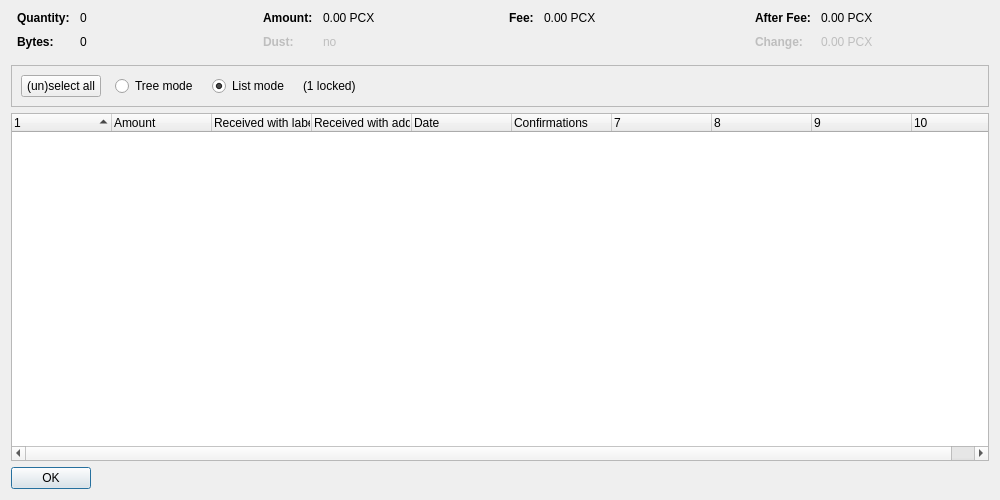
<?xml version="1.0" encoding="UTF-8"?>
<ui version="4.0">
 <class>CoinControlDialog</class>
 <widget class="QDialog" name="CoinControlDialog">
  <property name="geometry">
   <rect>
    <x>0</x>
    <y>0</y>
    <width>1000</width>
    <height>500</height>
   </rect>
  </property>
  <property name="windowTitle">
   <string>Coin Selection</string>
  </property>
  <layout class="QVBoxLayout" name="verticalLayout">
   <item>
    <layout class="QHBoxLayout" name="horizontalLayoutTop" stretch="0,0,0,0">
     <property name="topMargin">
      <number>0</number>
     </property>
     <property name="bottomMargin">
      <number>10</number>
     </property>
     <item>
      <layout class="QFormLayout" name="formLayoutCoinControl1">
       <property name="horizontalSpacing">
        <number>10</number>
       </property>
       <property name="verticalSpacing">
        <number>10</number>
       </property>
       <property name="leftMargin">
        <number>6</number>
       </property>
       <property name="rightMargin">
        <number>6</number>
       </property>
       <item row="0" column="0">
        <widget class="QLabel" name="labelCoinControlQuantityText">
         <property name="font">
          <font>
           <weight>75</weight>
           <bold>true</bold>
          </font>
         </property>
         <property name="text">
          <string>Quantity:</string>
         </property>
        </widget>
       </item>
       <item row="0" column="1">
        <widget class="QLabel" name="labelCoinControlQuantity">
         <property name="cursor">
          <cursorShape>IBeamCursor</cursorShape>
         </property>
         <property name="contextMenuPolicy">
          <enum>Qt::ActionsContextMenu</enum>
         </property>
         <property name="text">
          <string notr="true">0</string>
         </property>
         <property name="textInteractionFlags">
          <set>Qt::LinksAccessibleByMouse|Qt::TextSelectableByKeyboard|Qt::TextSelectableByMouse</set>
         </property>
        </widget>
       </item>
       <item row="1" column="0">
        <widget class="QLabel" name="labelCoinControlBytesText">
         <property name="font">
          <font>
           <weight>75</weight>
           <bold>true</bold>
          </font>
         </property>
         <property name="text">
          <string>Bytes:</string>
         </property>
        </widget>
       </item>
       <item row="1" column="1">
        <widget class="QLabel" name="labelCoinControlBytes">
         <property name="cursor">
          <cursorShape>IBeamCursor</cursorShape>
         </property>
         <property name="contextMenuPolicy">
          <enum>Qt::ActionsContextMenu</enum>
         </property>
         <property name="text">
          <string notr="true">0</string>
         </property>
         <property name="textInteractionFlags">
          <set>Qt::LinksAccessibleByMouse|Qt::TextSelectableByKeyboard|Qt::TextSelectableByMouse</set>
         </property>
        </widget>
       </item>
      </layout>
     </item>
     <item>
      <layout class="QFormLayout" name="formLayoutCoinControl2">
       <property name="horizontalSpacing">
        <number>10</number>
       </property>
       <property name="verticalSpacing">
        <number>10</number>
       </property>
       <property name="leftMargin">
        <number>6</number>
       </property>
       <property name="rightMargin">
        <number>6</number>
       </property>
       <item row="0" column="0">
        <widget class="QLabel" name="labelCoinControlAmountText">
         <property name="font">
          <font>
           <weight>75</weight>
           <bold>true</bold>
          </font>
         </property>
         <property name="text">
          <string>Amount:</string>
         </property>
        </widget>
       </item>
       <item row="0" column="1">
        <widget class="QLabel" name="labelCoinControlAmount">
         <property name="cursor">
          <cursorShape>IBeamCursor</cursorShape>
         </property>
         <property name="contextMenuPolicy">
          <enum>Qt::ActionsContextMenu</enum>
         </property>
         <property name="text">
          <string notr="true">0.00 PCX</string>
         </property>
         <property name="textInteractionFlags">
          <set>Qt::LinksAccessibleByMouse|Qt::TextSelectableByKeyboard|Qt::TextSelectableByMouse</set>
         </property>
        </widget>
       </item>
       <item row="1" column="0">
        <widget class="QLabel" name="labelCoinControlLowOutputText">
         <property name="enabled">
          <bool>false</bool>
         </property>
         <property name="font">
          <font>
           <weight>75</weight>
           <bold>true</bold>
          </font>
         </property>
         <property name="text">
          <string>Dust:</string>
         </property>
        </widget>
       </item>
       <item row="1" column="1">
        <widget class="QLabel" name="labelCoinControlLowOutput">
         <property name="enabled">
          <bool>false</bool>
         </property>
         <property name="cursor">
          <cursorShape>IBeamCursor</cursorShape>
         </property>
         <property name="contextMenuPolicy">
          <enum>Qt::ActionsContextMenu</enum>
         </property>
         <property name="text">
          <string notr="true">no</string>
         </property>
         <property name="textInteractionFlags">
          <set>Qt::LinksAccessibleByMouse|Qt::TextSelectableByKeyboard|Qt::TextSelectableByMouse</set>
         </property>
        </widget>
       </item>
      </layout>
     </item>
     <item>
      <layout class="QFormLayout" name="formLayoutCoinControl3">
       <property name="horizontalSpacing">
        <number>10</number>
       </property>
       <property name="verticalSpacing">
        <number>10</number>
       </property>
       <property name="leftMargin">
        <number>6</number>
       </property>
       <property name="rightMargin">
        <number>6</number>
       </property>
       <item row="0" column="0">
        <widget class="QLabel" name="labelCoinControlFeeText">
         <property name="font">
          <font>
           <weight>75</weight>
           <bold>true</bold>
          </font>
         </property>
         <property name="text">
          <string>Fee:</string>
         </property>
        </widget>
       </item>
       <item row="0" column="1">
        <widget class="QLabel" name="labelCoinControlFee">
         <property name="cursor">
          <cursorShape>IBeamCursor</cursorShape>
         </property>
         <property name="contextMenuPolicy">
          <enum>Qt::ActionsContextMenu</enum>
         </property>
         <property name="text">
          <string notr="true">0.00 PCX</string>
         </property>
         <property name="textInteractionFlags">
          <set>Qt::LinksAccessibleByMouse|Qt::TextSelectableByKeyboard|Qt::TextSelectableByMouse</set>
         </property>
        </widget>
       </item>
      </layout>
     </item>
     <item>
      <layout class="QFormLayout" name="formLayoutCoinControl4">
       <property name="horizontalSpacing">
        <number>10</number>
       </property>
       <property name="verticalSpacing">
        <number>10</number>
       </property>
       <property name="leftMargin">
        <number>6</number>
       </property>
       <property name="rightMargin">
        <number>6</number>
       </property>
       <item row="0" column="0">
        <widget class="QLabel" name="labelCoinControlAfterFeeText">
         <property name="font">
          <font>
           <weight>75</weight>
           <bold>true</bold>
          </font>
         </property>
         <property name="text">
          <string>After Fee:</string>
         </property>
        </widget>
       </item>
       <item row="0" column="1">
        <widget class="QLabel" name="labelCoinControlAfterFee">
         <property name="cursor">
          <cursorShape>IBeamCursor</cursorShape>
         </property>
         <property name="contextMenuPolicy">
          <enum>Qt::ActionsContextMenu</enum>
         </property>
         <property name="text">
          <string notr="true">0.00 PCX</string>
         </property>
         <property name="textInteractionFlags">
          <set>Qt::LinksAccessibleByMouse|Qt::TextSelectableByKeyboard|Qt::TextSelectableByMouse</set>
         </property>
        </widget>
       </item>
       <item row="1" column="0">
        <widget class="QLabel" name="labelCoinControlChangeText">
         <property name="enabled">
          <bool>false</bool>
         </property>
         <property name="font">
          <font>
           <weight>75</weight>
           <bold>true</bold>
          </font>
         </property>
         <property name="text">
          <string>Change:</string>
         </property>
        </widget>
       </item>
       <item row="1" column="1">
        <widget class="QLabel" name="labelCoinControlChange">
         <property name="enabled">
          <bool>false</bool>
         </property>
         <property name="cursor">
          <cursorShape>IBeamCursor</cursorShape>
         </property>
         <property name="contextMenuPolicy">
          <enum>Qt::ActionsContextMenu</enum>
         </property>
         <property name="text">
          <string notr="true">0.00 PCX</string>
         </property>
         <property name="textInteractionFlags">
          <set>Qt::LinksAccessibleByMouse|Qt::TextSelectableByKeyboard|Qt::TextSelectableByMouse</set>
         </property>
        </widget>
       </item>
      </layout>
     </item>
    </layout>
   </item>
   <item>
    <widget class="QFrame" name="frame">
     <property name="minimumSize">
      <size>
       <width>0</width>
       <height>40</height>
      </size>
     </property>
     <property name="frameShape">
      <enum>QFrame::StyledPanel</enum>
     </property>
     <property name="frameShadow">
      <enum>QFrame::Sunken</enum>
     </property>
     <layout class="QHBoxLayout" name="horizontalLayout">
      <item>
       <layout class="QHBoxLayout" name="horizontalLayoutPanel" stretch="0,0,0,0,0">
        <property name="spacing">
         <number>14</number>
        </property>
        <item>
         <widget class="QPushButton" name="pushButtonSelectAll">
          <property name="sizePolicy">
           <sizepolicy hsizetype="Maximum" vsizetype="Fixed">
            <horstretch>0</horstretch>
            <verstretch>0</verstretch>
           </sizepolicy>
          </property>
          <property name="text">
           <string>(un)select all</string>
          </property>
          <property name="autoDefault">
           <bool>false</bool>
          </property>
         </widget>
        </item>
        <item>
         <widget class="QRadioButton" name="radioTreeMode">
          <property name="sizePolicy">
           <sizepolicy hsizetype="Maximum" vsizetype="Fixed">
            <horstretch>0</horstretch>
            <verstretch>0</verstretch>
           </sizepolicy>
          </property>
          <property name="text">
           <string>Tree mode</string>
          </property>
         </widget>
        </item>
        <item>
         <widget class="QRadioButton" name="radioListMode">
          <property name="sizePolicy">
           <sizepolicy hsizetype="Maximum" vsizetype="Fixed">
            <horstretch>0</horstretch>
            <verstretch>0</verstretch>
           </sizepolicy>
          </property>
          <property name="text">
           <string>List mode</string>
          </property>
          <property name="checked">
           <bool>true</bool>
          </property>
         </widget>
        </item>
        <item>
         <widget class="QLabel" name="labelLocked">
          <property name="text">
           <string notr="true">(1 locked)</string>
          </property>
         </widget>
        </item>
        <item>
         <spacer name="horizontalSpacer">
          <property name="orientation">
           <enum>Qt::Horizontal</enum>
          </property>
          <property name="sizeHint" stdset="0">
           <size>
            <width>40</width>
            <height>20</height>
           </size>
          </property>
         </spacer>
        </item>
       </layout>
      </item>
     </layout>
    </widget>
   </item>
   <item>
    <widget class="CoinControlTreeWidget" name="treeWidget">
     <property name="contextMenuPolicy">
      <enum>Qt::CustomContextMenu</enum>
     </property>
     <property name="sortingEnabled">
      <bool>false</bool>
     </property>
     <property name="columnCount">
      <number>10</number>
     </property>
     <attribute name="headerShowSortIndicator" stdset="0">
      <bool>true</bool>
     </attribute>
     <attribute name="headerStretchLastSection">
      <bool>false</bool>
     </attribute>
     <column>
      <property name="text">
       <string/>
      </property>
     </column>
     <column>
      <property name="text">
       <string>Amount</string>
      </property>
     </column>
     <column>
      <property name="text">
       <string>Received with label</string>
      </property>
     </column>
     <column>
      <property name="text">
       <string>Received with address</string>
      </property>
     </column>
     <column>
      <property name="text">
       <string>Date</string>
      </property>
     </column>
     <column>
      <property name="text">
       <string>Confirmations</string>
      </property>
      <property name="toolTip">
       <string>Confirmed</string>
      </property>
     </column>
     <column>
      <property name="text">
       <string/>
      </property>
     </column>
     <column>
      <property name="text">
       <string/>
      </property>
     </column>
     <column>
      <property name="text">
       <string/>
      </property>
     </column>
     <column>
      <property name="text">
       <string/>
      </property>
     </column>
    </widget>
   </item>
   <item>
    <widget class="QDialogButtonBox" name="buttonBox">
     <property name="sizePolicy">
      <sizepolicy hsizetype="Maximum" vsizetype="Fixed">
       <horstretch>0</horstretch>
       <verstretch>0</verstretch>
      </sizepolicy>
     </property>
     <property name="orientation">
      <enum>Qt::Horizontal</enum>
     </property>
     <property name="standardButtons">
      <set>QDialogButtonBox::Ok</set>
     </property>
    </widget>
   </item>
  </layout>
 </widget>
 <customwidgets>
  <customwidget>
   <class>CoinControlTreeWidget</class>
   <extends>QTreeWidget</extends>
   <header>coincontroltreewidget.h</header>
  </customwidget>
 </customwidgets>
 <resources/>
 <connections/>
</ui>
